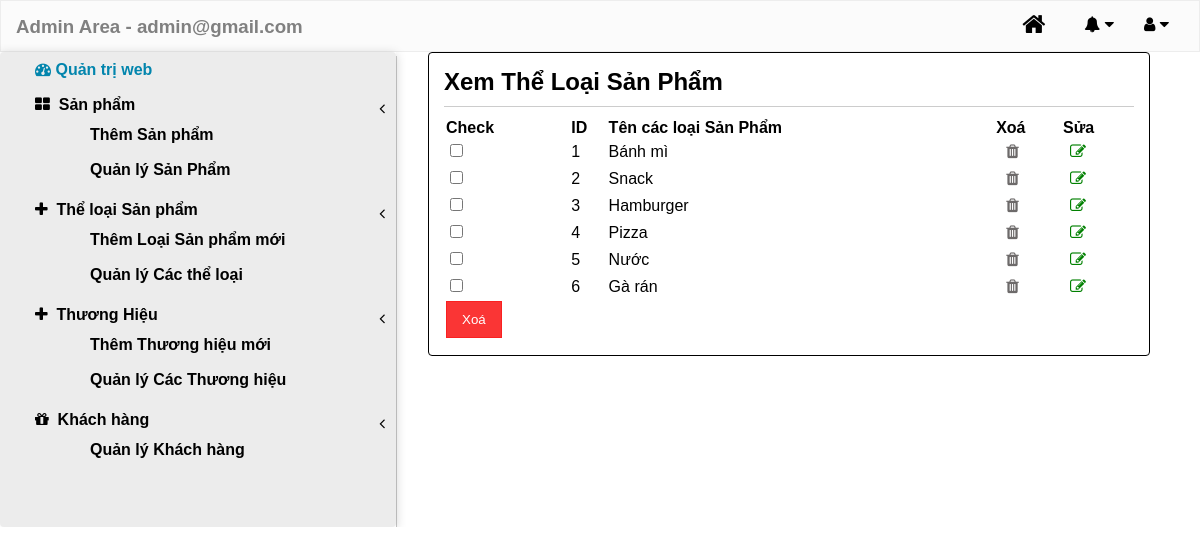
Page /admin_area/index.php?action=view_cat (signed in) on the committed database.
### tables this page shows
CREATE TABLE `categories` (
  `cat_id` int(100) NOT NULL,
  `cat_title` varchar(100) NOT NULL,
  `visible` tinyint(1) NOT NULL DEFAULT 1
);

### admin_area/includes/view_categories.php (the view, shortened to what this page needs)
<div class="view_product_box">
    <h2>Xem Thể Loại Sản Phẩm</h2>
    <div class="border_bottom"></div>
    <form action="" method="POST" enctype="multipart/form-data">
        <table width=100%>
            <thead>
                <tr>
                    <th>Check</th>
                    <th>ID</th>
                    <th>Tên các loại Sản Phẩm</th>
                    <th>Xoá</th>
                    <th>Sửa</th>
                </tr>
            </thead>
            <?php
            $all_categories = mysqli_query($con, "SELECT * FROM categories order by cat_id DESC");
            $i = 1;
            while ($row = mysqli_fetch_array($all_categories)) {
            ?>
                <tbody>
                    <tr>
                        <td><input type="checkbox" name="deleteAll[]" value="<?php echo ($row['cat_id']); ?>"></td>
                        <td><?php echo ($i); ?></td>
                        <td><?php echo ($row['cat_title']); ?></td>
                        <td><a href="index.php?action=view_cat&delete_cat=<?php echo ($row['cat_id']); ?>"><i class="fa fa-trash" aria-hidden="true"></i></a></td>
                        <td><a href="index.php?action=edit_cat&cat_id=<?php echo ($row['cat_id']); ?>"><i class="fa fa-pencil-square-o" aria-hidden="true"></i></a></td>
                    </tr>
                </tbody>
            <?php
                $i++;
            }
            ?>
            <tr>
                <td><input type="submit" name="delete_all" value="Xoá"></td>
            </tr>
        </table>
    </form>
</div>

### admin_area/styles/desktop.css (style rules this page uses)
html, body, div, span, applet, object, iframe, h1, h2, h3, h4, h5, h6, p, blockquote, pre, a, abbr, acronym, address, big, cite, code, del, dfn, em, img, ins, kbd, q, s, samp, small, strike, strong, sub, sup, tt, var, b, u, i, center, dl, dt, dd, ol, ul, li, fieldset, form, label, legend, table, caption, tbody, tfoot, thead, tr, th, td, article, aside, canvas, details, embed, figure, figcaption, footer, header, hgroup, menu, nav, output, ruby, section, summary, time, mark, audio, video { margin: 0; padding: 0; border: 0; }
body { font-family: Arial, Helvetica, sans-serif; }
.border_bottom { border-bottom: 0.01px solid rgba(0, 0, 0, 0.2); margin: 10px 0; }
.view_product_box th, .view_product_box td { text-align: left; }
.view_product_box input[type=submit] { padding: 10px 15px; background-color: rgba(250, 32, 32,0.9); border: 0.01px solid rgba(250, 32, 32, 0.9); color: white; }
.fa-trash { color: rgb(109, 106, 106); margin-left: 10px; }
.fa-pencil-square-o { color: green; margin-left: 7px; }
td { line-height: 25px; }
tr { border: 1px solid black; }

### rows in the picture
categories: cat_title "Bánh mì"
categories: cat_title "Snack"
categories: cat_title "Hamburger"
categories: cat_title "Pizza"
categories: cat_title "Nước"
categories: cat_title "Gà rán"

### other values in the picture
$_SESSION['email'] "admin@gmail.com"
